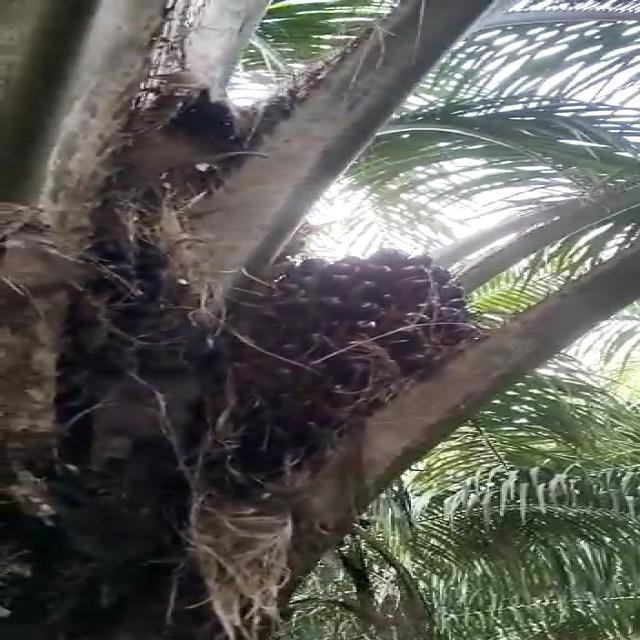
#> input picture gelap.jpg, 640 x 640 px, given as the content of the folder train/images, which was not available
$ python linear_.py
#> lines starting #> are read from the running program, lines starting #| are printed output that depends on the picture; pictures that were not available may be replaced by others from this repository, and a replacement may not be noted
import cv2
import numpy as np
import matplotlib.pyplot as plt
from skimage import exposure
from skimage.exposure import cumulative_distribution
import os

def linear_relight(image_path):
#> called with image_path = 'train/images/gelap.jpg'
    print(image_path)
    linear_increase = np.linspace(0, 1, 256)
    plt.figure(figsize=(10, 5))
    plt.plot(linear_increase, color='k')
    plt.title("Linear vs cumdist")

    image = cv2.imread(image_path)
#> image is the input picture: shape (640, 640, 3); mean B, G, R 89.7, 94.4, 94.8
    channels = cv2.split(image)
    grey_img = cv2.cvtColor(image, cv2.COLOR_BGR2GRAY)
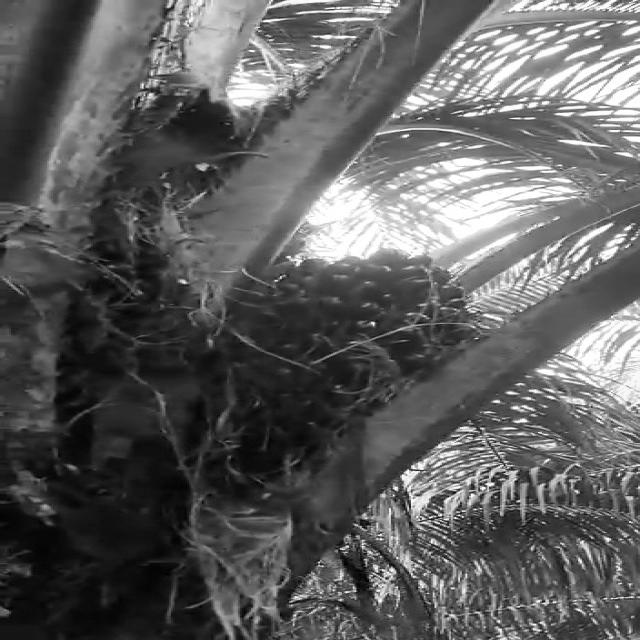
#> grey_img: shape (640, 640); min 0, max 255, mean 94

    cdfImageInput, binsImageInput = cumulative_distribution(grey_img)
#> cdfImageInput = 256 values from 7.32e-06 to 1; binsImageInput = 256 values from 0 to 255
    print(len(cdfImageInput))
#| 256
    cdfImageInput = np.insert(cdfImageInput, 0, [0]*binsImageInput[0])
    cdfImageInput = np.append(cdfImageInput, [1]*(255-binsImageInput[-1]))
    print(len(cdfImageInput))
#| 256
    plt.plot(cdfImageInput, color='r')

    pixels = np.arange(256)
    new_pixels = np.interp(cdfImageInput, linear_increase, pixels)
#> new_pixels = 256 values from 0.00187 to 255


    imageOut = (np.reshape(new_pixels[image.ravel()], image.shape)).astype(np.uint8)
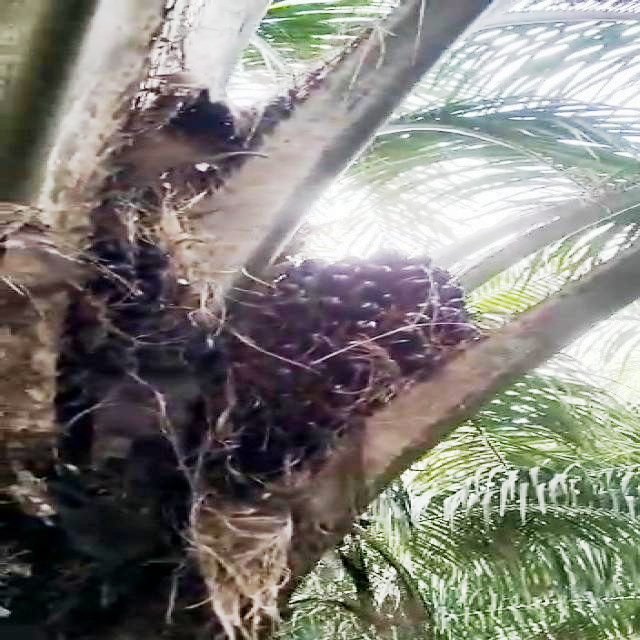
#> imageOut: shape (640, 640, 3); mean B, G, R 121.5, 127.7, 129.6
    grey_img = cv2.cvtColor(imageOut, cv2.COLOR_BGR2GRAY)
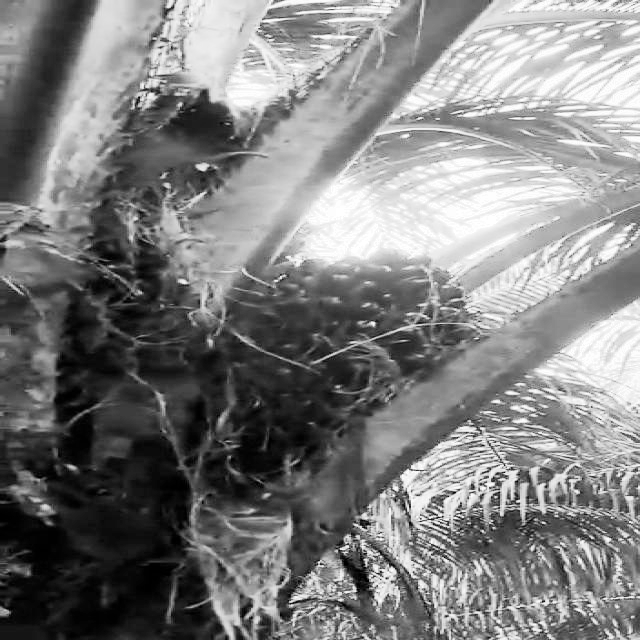
#> grey_img: shape (640, 640); min 0, max 255, mean 127.6
    cdfImageInput, binsImageInput = cumulative_distribution(grey_img)
#> cdfImageInput = 256 values from 0.00133 to 1
    plt.plot(cdfImageInput, color='b')


    cv2.imshow('imageOut.jpg', imageOut)
    cv2.imshow('image.jpg', image)

    cv2.waitKey(0)


image_folder = "train/images"
for filename in os.listdir(image_folder):
    if filename.endswith(".jpg") or filename.endswith(".png"):
        image_path = os.path.join(image_folder, filename)
        linear_relight(image_path)
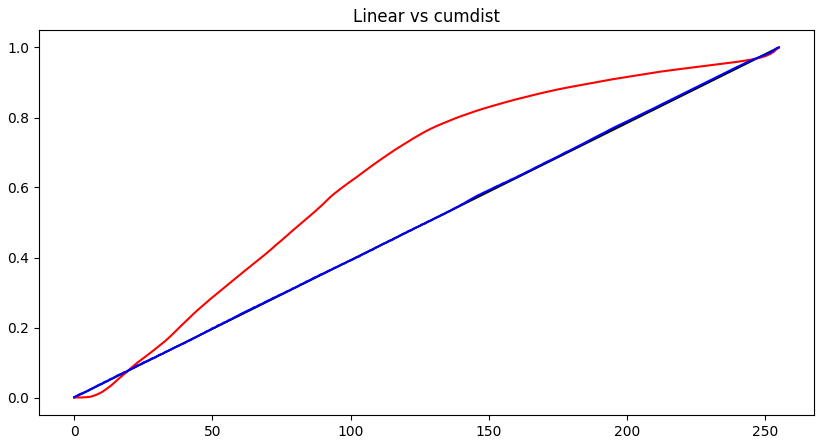
#> figure drawn by matplotlib, 1 panel; curve peaks at x = 255, y = 1; curve peaks at x = 255, y = 1; curve peaks at x = 255, y = 1

$ run again, on terang.jpg
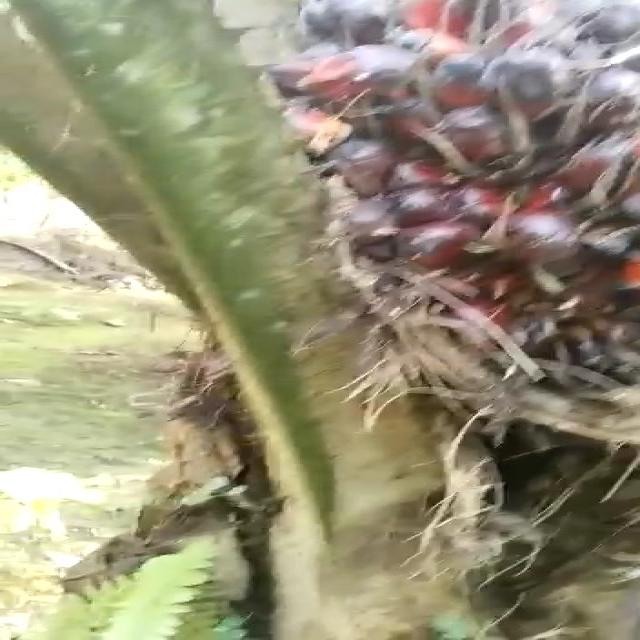
#> input picture terang.jpg, 640 x 640 px, given as the content of the folder train/images, which was not available
#> in linear_relight, image is the input picture: shape (640, 640, 3); mean B, G, R 119.5, 145.4, 151.2
#> in linear_relight, `cdfImageInput, binsImageInput = cumulative_distribution(grey_img)`: cdfImageInput = 252 values from 2.44e-06 to 1; binsImageInput = 252 values from 4 to 255
#| 252
#> in linear_relight, `cdfImageInput = np.insert(cdfImageInput, 0, [0]*binsImageInput[0])`: cdfImageInput = 256 values from 0 to 1
#| 256
#> new_pixels = 256 values from 0 to 255
#> in linear_relight, `grey_img = cv2.cvtColor(imageOut, cv2.COLOR_BGR2GRAY)`:
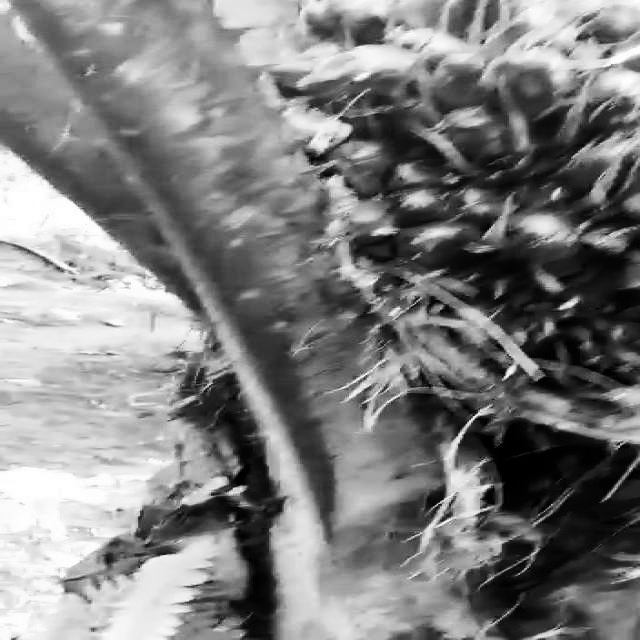
#> grey_img: shape (640, 640); min 0, max 255, mean 127.8
#> in linear_relight, `cdfImageInput, binsImageInput = cumulative_distribution(grey_img)`: cdfImageInput = 256 values from 0.00321 to 1; binsImageInput = 256 values from 0 to 255
#> `linear_relight(image_path)`:
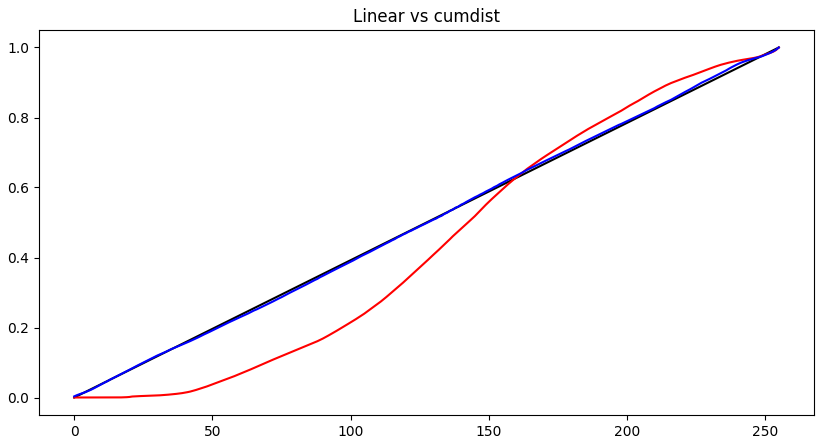
#> figure drawn by matplotlib, 1 panel; curve peaks at x = 255, y = 1; curve peaks at x = 255, y = 1; curve peaks at x = 255, y = 1

$ run again, on test.jpg
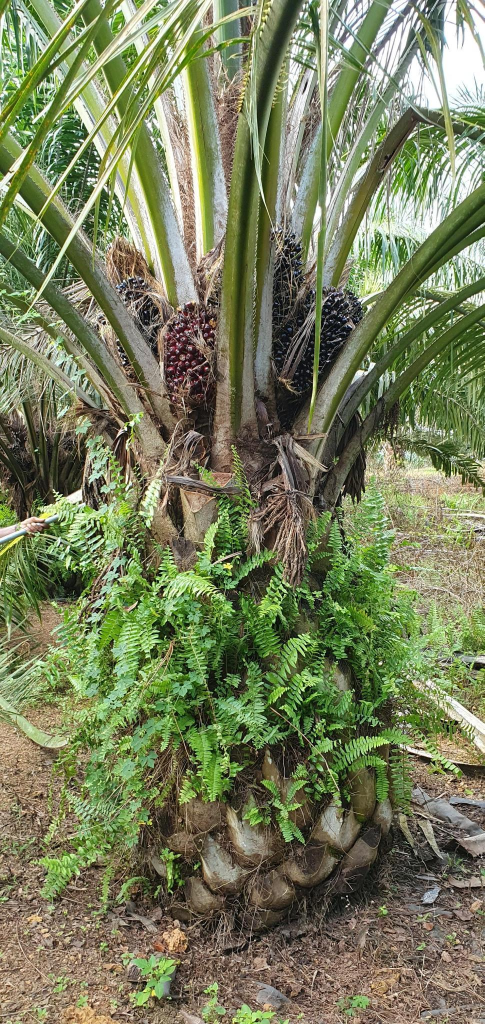
#> input picture test.jpg, 969 x 2048 px, given as the content of the folder train/images, which was not available (shown at 1/2 size)
#> in linear_relight, image is the input picture: shape (2048, 969, 3); mean B, G, R 91.6, 126.3, 119.2
#> in linear_relight, `cdfImageInput, binsImageInput = cumulative_distribution(grey_img)`: cdfImageInput = 256 values from 0.000246 to 1; binsImageInput = 256 values from 0 to 255
#| 256
#| 256
#> new_pixels = 256 values from 0.0628 to 255
#> in linear_relight, `grey_img = cv2.cvtColor(imageOut, cv2.COLOR_BGR2GRAY)`:
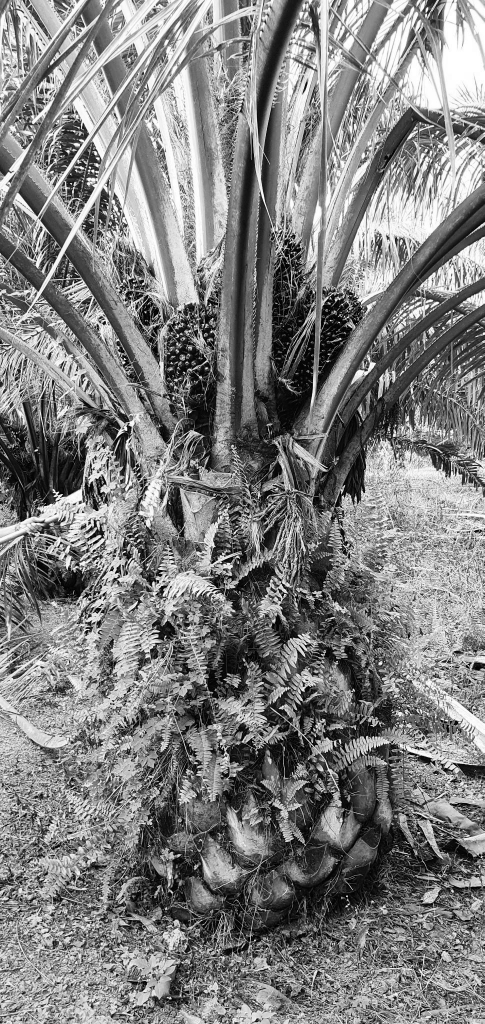
#> grey_img: shape (2048, 969) (shown at 1/2 size); min 0, max 255, mean 127.5
#> in linear_relight, `cdfImageInput, binsImageInput = cumulative_distribution(grey_img)`: cdfImageInput = 256 values from 0.00256 to 1
#> `linear_relight(image_path)`:
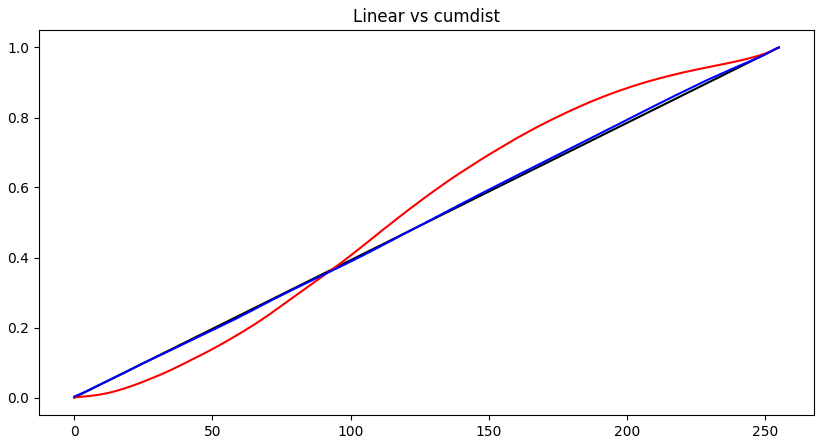
#> figure drawn by matplotlib, 1 panel; curve peaks at x = 255, y = 1; curve peaks at x = 255, y = 1; curve peaks at x = 255, y = 1
